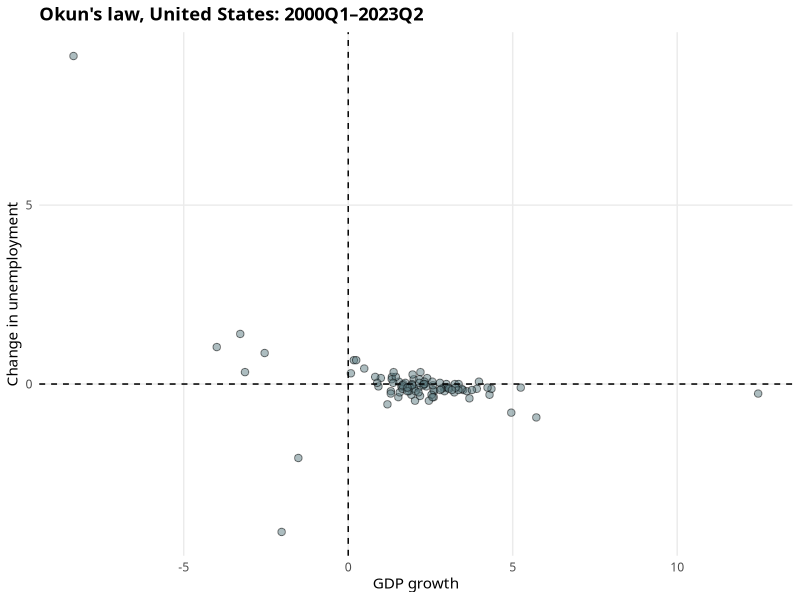
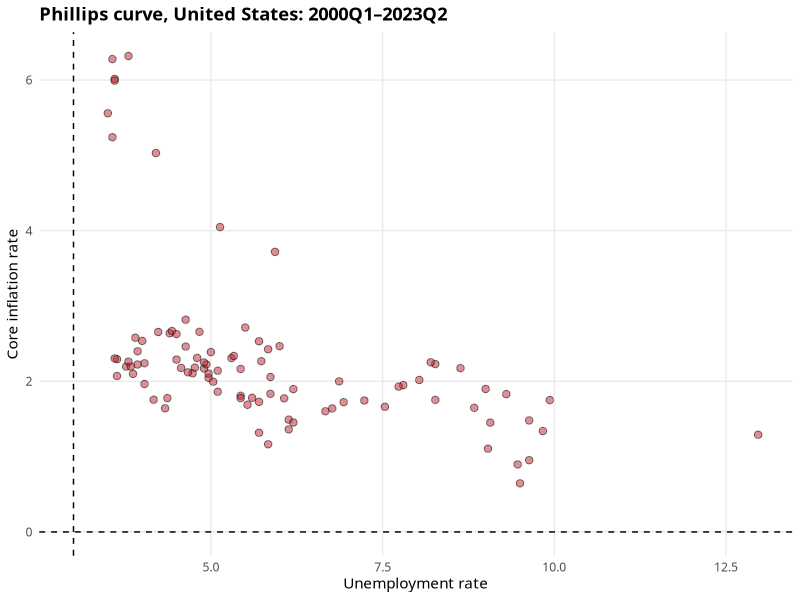

The R source for these figures, in order:
library(tidyverse)
library(ggthemes)
library(patchwork)
library(ggrepel)

theme_ms <- function() {
  theme_minimal(base_family = "IBM Plex Sans") +
    theme(panel.grid.minor = element_blank(),
          plot.background = element_rect(fill = "white", color = NA),
          plot.title = element_text(face = "bold"),
          strip.text = element_text(face = "bold"),
          strip.background = element_rect(fill = "grey80", color = NA),
          #axis.title.x = element_text(hjust = 0),
          #axis.title.y = element_text(hjust = 1),
          legend.title = element_text(face = "bold"))
}

theme_set(theme_ms())


####


dat <- read_csv("GDPC1.csv")
cpi <- read_csv("CPILFESL.csv")
un <- read_csv("UNRATE.csv")

dat <- dat %>% 
  add_column(cpi$CPILFESL_PC1) %>% 
  add_column(un$UNRATE) %>% 
  rename(gdp = GDPC1_PC1,
         core_cpi = `cpi$CPILFESL_PC1`,
         unrate = `un$UNRATE`,
         date = DATE)

dattx <- dat %>% 
  mutate(ch_unrate = c(NA, diff(unrate)))


dattx %>% 
  ggplot(aes(x = gdp, y = ch_unrate)) +
  geom_point(shape = 21, size = 2.2, fill = "#5c7d81", alpha = 0.5) +
  geom_vline(xintercept = 0, linetype = 2) +
  geom_hline(yintercept = 0, linetype = 2) +
  labs(x = "GDP growth",
       y = "Change in unemployment",
       title = "Okun's law, United States: 2000Q1–2023Q2")




###


dattx %>% 
  ggplot(aes(x = unrate, y = core_cpi)) +
  geom_point(shape = 21, size = 2.2, fill = "#bc202c", alpha = 0.5) +
  geom_vline(xintercept = 3, linetype = 2) +
  geom_hline(yintercept = 0, linetype = 2) +
  labs(x = "Unemployment rate",
       y = "Core inflation rate",
       title = "Phillips curve, United States: 2000Q1–2023Q2")
